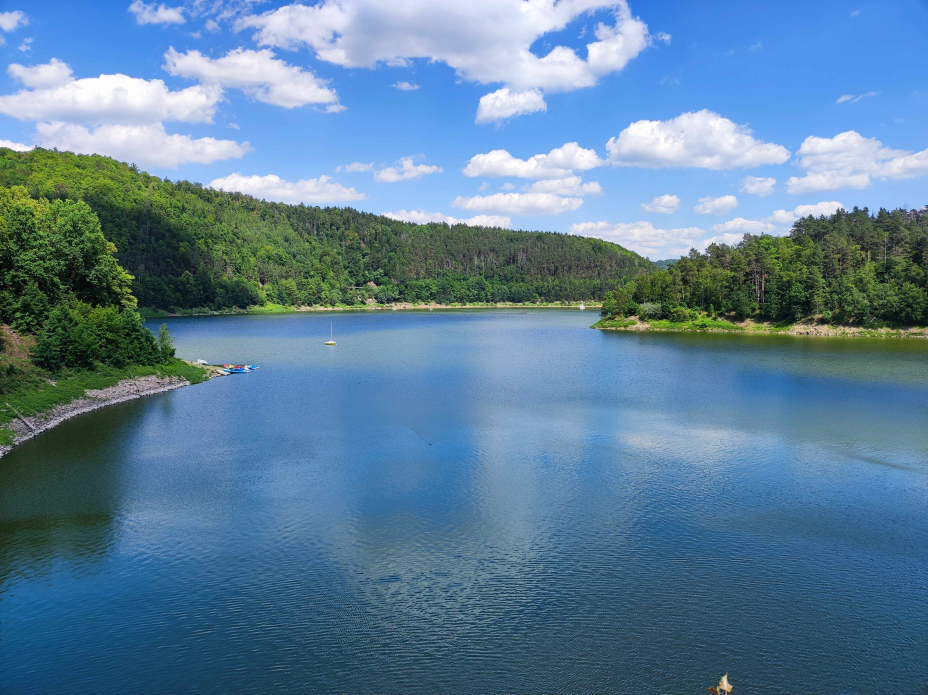
#> input picture _images/jezioro.jpg, 4640 x 3472 px (shown at 1/5 size)
$ python -i benchmarks.py   (imports and definitions only)   (older library calls are emulated)
#> lines starting #> are read from the running program, lines starting #| are printed output that depends on the picture
import time
import numpy as np
import cv2
import fastenoughimg as fimg

#funkcja do mierzenia czasu w milisekundach
def measure(function, *args,):
    function(*args)  #załadowanie funkcji
    start = time.perf_counter()
    for _ in range(100):
        function(*args)
    return (time.perf_counter() - start) / 100 * 1000

#testowy obraz 1920x1080 i parametry
img_rgb = np.random.randint(0, 256, (1080, 1920, 3), dtype=np.uint8)
img_gray = np.random.randint(0, 256, (1080, 1920), dtype=np.uint8)
kernel = np.ones((5, 5), dtype=np.float32) / 25.0
sigma = 2.0

# [2 lines not run here, left out]

#invert
# [1 line that did not run here, left out]
t_end = measure(cv2.bitwise_not, img_rgb)
# [1 line not run here, left out]

#adjust_brightness
# [1 line that did not run here, left out]
t_end = measure(cv2.convertScaleAbs, img_rgb, None, 1, 50)
# [1 line not run here, left out]

#rgb_to_gray
# [1 line that did not run here, left out]
t_end = measure(cv2.cvtColor, img_rgb, cv2.COLOR_RGB2GRAY)
# [1 line not run here, left out]

#histogram_eq
# [1 line that did not run here, left out]
t_end = measure(cv2.equalizeHist, img_gray)
# [1 line not run here, left out]

#threshold_otsu
# [1 line that did not run here, left out]
t_end = measure(cv2.threshold, img_gray, 0, 255, cv2.THRESH_BINARY + cv2.THRESH_OTSU)
# [1 line not run here, left out]

#edge_detect
def cv_sobel(img):
    gx = cv2.Sobel(img, cv2.CV_16S, 1, 0)
    gy = cv2.Sobel(img, cv2.CV_16S, 0, 1)
    return cv2.addWeighted(cv2.convertScaleAbs(gx), 0.5, cv2.convertScaleAbs(gy), 0.5, 0)

# [1 line that did not run here, left out]
t_end = measure(cv_sobel, img_gray)
# [1 line not run here, left out]

#convolve
# [1 line that did not run here, left out]
t_end = measure(cv2.filter2D, img_gray, -1, kernel)
# [1 line not run here, left out]

#blur_gauss
# [1 line that did not run here, left out]
t_end = measure(cv2.GaussianBlur, img_gray, (0, 0), sigma)
# [1 line not run here, left out]

>>> import cv2
>>> picture = cv2.cvtColor(cv2.imread('../_images/jezioro.jpg'), cv2.COLOR_BGR2RGB)
>>> result = cv_sobel(picture)
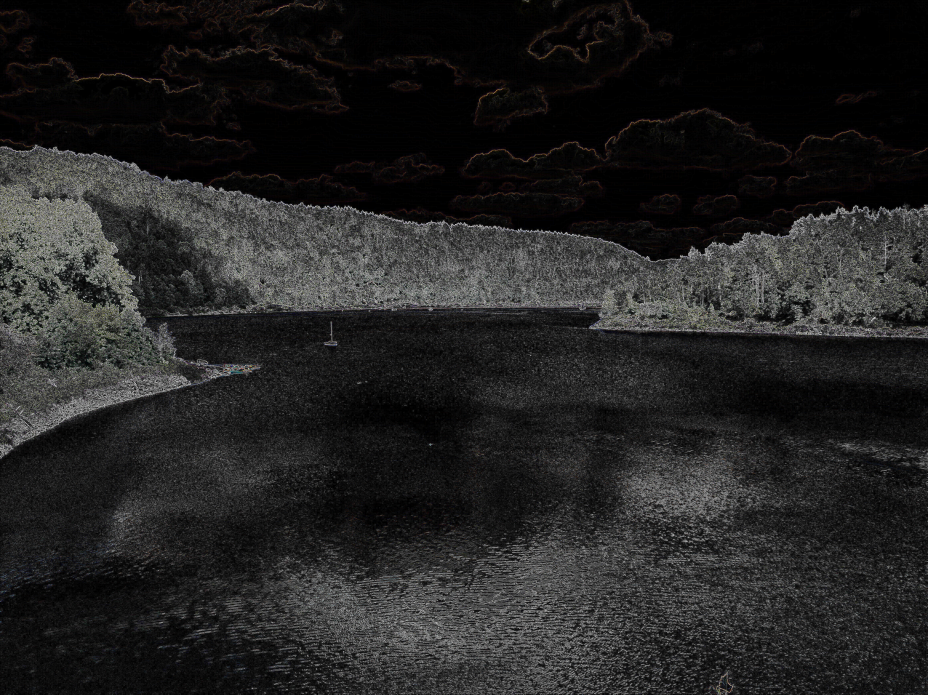
#> result: shape (3472, 4640, 3) (shown at 1/5 size); mean R, G, B 35.3, 35, 34.7
